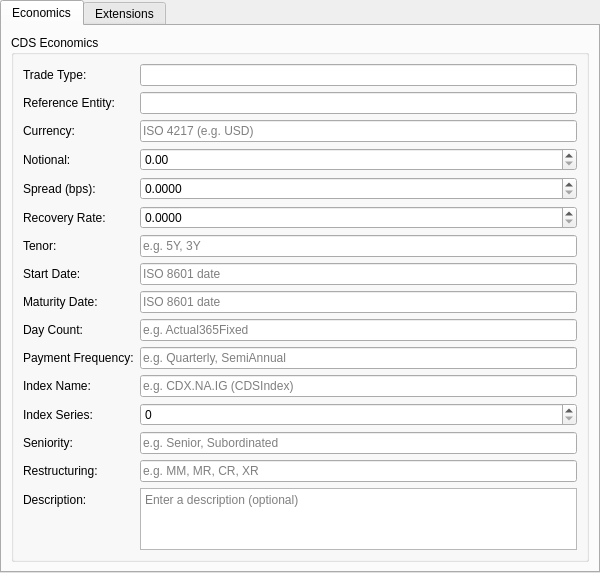
<?xml version="1.0" encoding="UTF-8"?>
<ui version="4.0">
 <class>CreditInstrumentForm</class>
 <widget class="QWidget" name="CreditInstrumentForm">
  <property name="geometry">
   <rect>
    <x>0</x>
    <y>0</y>
    <width>600</width>
    <height>500</height>
   </rect>
  </property>
  <layout class="QVBoxLayout" name="rootLayout">
   <property name="leftMargin"><number>0</number></property>
   <property name="topMargin"><number>0</number></property>
   <property name="rightMargin"><number>0</number></property>
   <property name="bottomMargin"><number>0</number></property>
   <item>
    <widget class="QTabWidget" name="subTabWidget">
     <property name="currentIndex"><number>0</number></property>
     <widget class="QWidget" name="economicsTab">
      <attribute name="title">
       <string>Economics</string>
      </attribute>
      <layout class="QVBoxLayout" name="economicsLayout">
       <item>
        <widget class="QGroupBox" name="economicsGroup">
         <property name="title">
          <string>CDS Economics</string>
         </property>
         <layout class="QFormLayout" name="economicsFormLayout">
          <item row="0" column="0">
           <widget class="QLabel"><property name="text"><string>Trade Type:</string></property></widget>
          </item>
          <item row="0" column="1">
           <widget class="QLineEdit" name="tradeTypeCodeEdit"/>
          </item>
          <item row="1" column="0">
           <widget class="QLabel"><property name="text"><string>Reference Entity:</string></property></widget>
          </item>
          <item row="1" column="1">
           <widget class="QLineEdit" name="referenceEntityEdit"/>
          </item>
          <item row="2" column="0">
           <widget class="QLabel"><property name="text"><string>Currency:</string></property></widget>
          </item>
          <item row="2" column="1">
           <widget class="QLineEdit" name="currencyEdit">
            <property name="placeholderText"><string>ISO 4217 (e.g. USD)</string></property>
           </widget>
          </item>
          <item row="3" column="0">
           <widget class="QLabel"><property name="text"><string>Notional:</string></property></widget>
          </item>
          <item row="3" column="1">
           <widget class="QDoubleSpinBox" name="notionalSpinBox">
            <property name="decimals"><number>2</number></property>
            <property name="minimum"><double>0.000000000000000</double></property>
            <property name="maximum"><double>999999999999.000000000000000</double></property>
            <property name="singleStep"><double>1000.000000000000000</double></property>
           </widget>
          </item>
          <item row="4" column="0">
           <widget class="QLabel"><property name="text"><string>Spread (bps):</string></property></widget>
          </item>
          <item row="4" column="1">
           <widget class="QDoubleSpinBox" name="spreadSpinBox">
            <property name="decimals"><number>4</number></property>
            <property name="minimum"><double>0.000000000000000</double></property>
            <property name="maximum"><double>10000.000000000000000</double></property>
            <property name="singleStep"><double>1.000000000000000</double></property>
           </widget>
          </item>
          <item row="5" column="0">
           <widget class="QLabel"><property name="text"><string>Recovery Rate:</string></property></widget>
          </item>
          <item row="5" column="1">
           <widget class="QDoubleSpinBox" name="recoveryRateSpinBox">
            <property name="decimals"><number>4</number></property>
            <property name="minimum"><double>0.000000000000000</double></property>
            <property name="maximum"><double>1.000000000000000</double></property>
            <property name="singleStep"><double>0.010000000000000</double></property>
            <property name="toolTip"><string>Decimal (e.g. 0.4 for 40%)</string></property>
           </widget>
          </item>
          <item row="6" column="0">
           <widget class="QLabel"><property name="text"><string>Tenor:</string></property></widget>
          </item>
          <item row="6" column="1">
           <widget class="QLineEdit" name="tenorEdit">
            <property name="placeholderText"><string>e.g. 5Y, 3Y</string></property>
           </widget>
          </item>
          <item row="7" column="0">
           <widget class="QLabel"><property name="text"><string>Start Date:</string></property></widget>
          </item>
          <item row="7" column="1">
           <widget class="QLineEdit" name="startDateEdit">
            <property name="placeholderText"><string>ISO 8601 date</string></property>
           </widget>
          </item>
          <item row="8" column="0">
           <widget class="QLabel"><property name="text"><string>Maturity Date:</string></property></widget>
          </item>
          <item row="8" column="1">
           <widget class="QLineEdit" name="maturityDateEdit">
            <property name="placeholderText"><string>ISO 8601 date</string></property>
           </widget>
          </item>
          <item row="9" column="0">
           <widget class="QLabel"><property name="text"><string>Day Count:</string></property></widget>
          </item>
          <item row="9" column="1">
           <widget class="QLineEdit" name="dayCountCodeEdit">
            <property name="placeholderText"><string>e.g. Actual365Fixed</string></property>
           </widget>
          </item>
          <item row="10" column="0">
           <widget class="QLabel"><property name="text"><string>Payment Frequency:</string></property></widget>
          </item>
          <item row="10" column="1">
           <widget class="QLineEdit" name="paymentFrequencyCodeEdit">
            <property name="placeholderText"><string>e.g. Quarterly, SemiAnnual</string></property>
           </widget>
          </item>
          <item row="11" column="0">
           <widget class="QLabel"><property name="text"><string>Index Name:</string></property></widget>
          </item>
          <item row="11" column="1">
           <widget class="QLineEdit" name="indexNameEdit">
            <property name="placeholderText"><string>e.g. CDX.NA.IG (CDSIndex)</string></property>
           </widget>
          </item>
          <item row="12" column="0">
           <widget class="QLabel"><property name="text"><string>Index Series:</string></property></widget>
          </item>
          <item row="12" column="1">
           <widget class="QSpinBox" name="indexSeriesSpinBox">
            <property name="minimum"><number>0</number></property>
            <property name="maximum"><number>999</number></property>
           </widget>
          </item>
          <item row="13" column="0">
           <widget class="QLabel"><property name="text"><string>Seniority:</string></property></widget>
          </item>
          <item row="13" column="1">
           <widget class="QLineEdit" name="seniorityEdit">
            <property name="placeholderText"><string>e.g. Senior, Subordinated</string></property>
           </widget>
          </item>
          <item row="14" column="0">
           <widget class="QLabel"><property name="text"><string>Restructuring:</string></property></widget>
          </item>
          <item row="14" column="1">
           <widget class="QLineEdit" name="restructuringEdit">
            <property name="placeholderText"><string>e.g. MM, MR, CR, XR</string></property>
           </widget>
          </item>
          <item row="15" column="0">
           <widget class="QLabel"><property name="text"><string>Description:</string></property></widget>
          </item>
          <item row="15" column="1">
           <widget class="QPlainTextEdit" name="descriptionEdit">
            <property name="minimumSize">
             <size><width>0</width><height>60</height></size>
            </property>
            <property name="maximumSize">
             <size><width>16777215</width><height>120</height></size>
            </property>
            <property name="placeholderText">
             <string>Enter a description (optional)</string>
            </property>
           </widget>
          </item>
         </layout>
        </widget>
       </item>
       <item>
        <spacer name="economicsSpacer">
         <property name="orientation"><enum>Qt::Vertical</enum></property>
         <property name="sizeHint" stdset="0">
          <size><width>20</width><height>20</height></size>
         </property>
        </spacer>
       </item>
      </layout>
     </widget>
     <widget class="QWidget" name="extensionsTab">
      <attribute name="title">
       <string>Extensions</string>
      </attribute>
      <layout class="QVBoxLayout" name="extensionsLayout">
       <item>
        <widget class="QGroupBox" name="extensionsGroup">
         <property name="title">
          <string>Credit Extensions</string>
         </property>
         <layout class="QFormLayout" name="extensionsFormLayout">
          <item row="0" column="0">
           <widget class="QLabel"><property name="text"><string>Option Type:</string></property></widget>
          </item>
          <item row="0" column="1">
           <widget class="QLineEdit" name="optionTypeEdit">
            <property name="placeholderText"><string>Call or Put (CreditDefaultSwapOption)</string></property>
           </widget>
          </item>
          <item row="1" column="0">
           <widget class="QLabel"><property name="text"><string>Option Expiry Date:</string></property></widget>
          </item>
          <item row="1" column="1">
           <widget class="QLineEdit" name="optionExpiryDateEdit">
            <property name="placeholderText"><string>ISO 8601 date</string></property>
           </widget>
          </item>
          <item row="2" column="0">
           <widget class="QLabel"><property name="text"><string>Option Strike (bps):</string></property></widget>
          </item>
          <item row="2" column="1">
           <widget class="QDoubleSpinBox" name="optionStrikeSpinBox">
            <property name="decimals"><number>4</number></property>
            <property name="minimum"><double>0.000000000000000</double></property>
            <property name="maximum"><double>10000.000000000000000</double></property>
            <property name="toolTip"><string>Strike spread in bps (0 = not set)</string></property>
           </widget>
          </item>
          <item row="3" column="0">
           <widget class="QLabel"><property name="text"><string>Linked Asset Code:</string></property></widget>
          </item>
          <item row="3" column="1">
           <widget class="QLineEdit" name="linkedAssetCodeEdit">
            <property name="placeholderText"><string>Reference asset (CreditLinkedSwap)</string></property>
           </widget>
          </item>
          <item row="4" column="0">
           <widget class="QLabel"><property name="text"><string>Tranche Attachment:</string></property></widget>
          </item>
          <item row="4" column="1">
           <widget class="QDoubleSpinBox" name="trancheAttachmentSpinBox">
            <property name="decimals"><number>4</number></property>
            <property name="minimum"><double>0.000000000000000</double></property>
            <property name="maximum"><double>1.000000000000000</double></property>
            <property name="toolTip"><string>CBO tranche attachment as decimal (0 = not set)</string></property>
           </widget>
          </item>
          <item row="5" column="0">
           <widget class="QLabel"><property name="text"><string>Tranche Detachment:</string></property></widget>
          </item>
          <item row="5" column="1">
           <widget class="QDoubleSpinBox" name="trancheDetachmentSpinBox">
            <property name="decimals"><number>4</number></property>
            <property name="minimum"><double>0.000000000000000</double></property>
            <property name="maximum"><double>1.000000000000000</double></property>
            <property name="toolTip"><string>CBO tranche detachment as decimal (0 = not set)</string></property>
           </widget>
          </item>
         </layout>
        </widget>
       </item>
       <item>
        <spacer name="extensionsSpacer">
         <property name="orientation"><enum>Qt::Vertical</enum></property>
         <property name="sizeHint" stdset="0">
          <size><width>20</width><height>20</height></size>
         </property>
        </spacer>
       </item>
      </layout>
     </widget>
    </widget>
   </item>
  </layout>
 </widget>
 <resources/>
 <connections/>
</ui>
